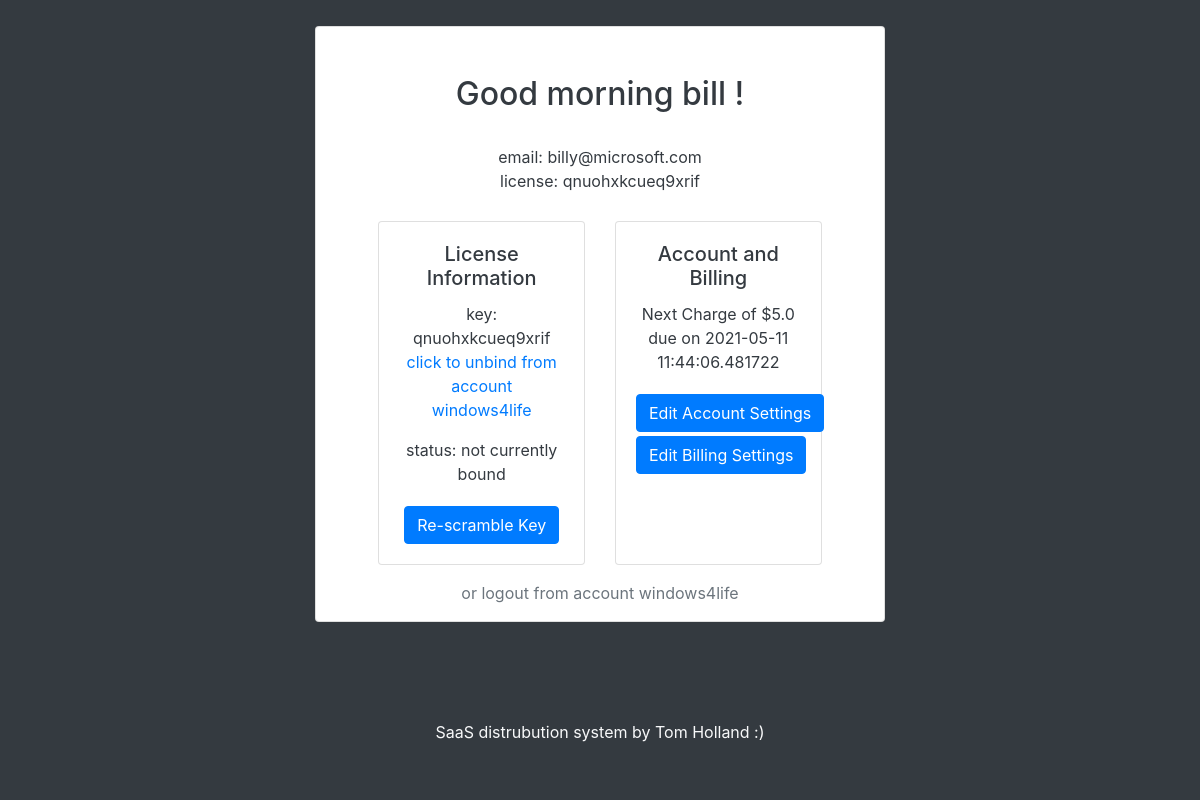
The page /dashboard (signed in) on the database its author committed.
### tables this page shows
CREATE TABLE users (username text PRIMARY KEY, fName text, sName text, emailAddress text, password text, admin bool);

CREATE TABLE licenses (license text PRIMARY KEY, username text, boundToUser boolean, boundToDevice boolean, HWID string, devicename string, nextrenewal string, plan string, stripeSessionID string);

CREATE TABLE plans (name text PRIMARY KEY, interval integer, amount float);

### main.py (the view, shortened to what this page needs)
@app.route("/dashboard", methods=['GET', 'POST'])
@login_required
def dashboard():
    if not current_user.getAdminPerms():
        lerror = None
        return render_template('dashboard.html', lerror=lerror)
    else:
        return redirect(url_for('admindash'))

### api.py (called while the page is built)
    def closeConnection(self):
        self.conn.close()
        return

    def searchUsersByUsername(self, user):
        self.c.execute(f'''SELECT * FROM users WHERE username = ?''', (user,))
        result = self.c.fetchone()
        return result

    def getLicenseInfo(self, license):
        self.c.execute(f'''SELECT * FROM licenses WHERE license = ?''',
                       (license,))
        result = self.c.fetchone()
        return result

    def checkIfUserHasLicense(self, username):
        self.c.execute(f'''SELECT license FROM licenses WHERE username = ?''',
                       (username,))
        result = self.c.fetchone()
        if result:
            return result[0]
        else:
            return False

    def getNextRenewal(self, license):
        self.c.execute(f'''SELECT nextrenewal FROM licenses WHERE license = ?''', (license,))
        result = self.c.fetchone()[0]
        if not result or result == "NULL":
            return None
        else:
            return datetime.strptime(result, '%Y-%m-%d %H:%M:%S.%f')

    def getPlanfromLicense(self, license):
        self.c.execute(
            '''SELECT plans.* FROM plans JOIN licenses ON licenses.plan = plans.name WHERE licenses.license = ?;''',
            (license,))
        result = self.c.fetchone()
        resultdict = {"name": result[0],
                      "renewalinterval": result[1],
                      "renewalprice": result[2]}
        return resultdict

### main.py (called while the page is built)
@login_manager.user_loader
def load_user(username):
    dbconnection = Database()
    result = dbconnection.searchUsersByUsername(username)
    dbconnection.closeConnection()
    if result:
        if result[5] == "FALSE":
            return User(result[0], result[1], result[2], result[3], result[4])
        else:
            return AdministativeUser(result[0], result[1], result[2], result[3], result[4])
    else:
        return None

    def getRenewalDate(self, key):
        db = Database()
        dbdate = db.getNextRenewal(key)
        return dbdate

    def getRenewalInfoFromPlan(self, key):
        db = Database()
        planinfo = db.getPlanfromLicense(key)
        self.renewamount = float(planinfo['renewalprice'])
        self.renewinterval = int(planinfo['renewalinterval'])
        return planinfo

    def __str__(self):
        return str(self.key)

    def getAdminPerms(self):
        return self.isadmin

### templates/dashboard.html (shortened to what this page needs)
<!DOCTYPE html>
<html lang="en">
<head>
    <link rel="stylesheet" href="https://use.fontawesome.com/releases/v5.0.8/css/all.css">
    <link rel="stylesheet" href="https://maxcdn.bootstrapcdn.com/bootstrap/4.0.0/css/bootstrap.min.css"
>
    <link rel="stylesheet" type="text/css" href="{{ url_for('static',filename='styles/dashboard.css') }}">
</head>
<body onload="relayUserTime('{{ current_user.fname }}')">
<div class="container-fluid h-90 bg-dark text-dark">
    <div class="row h-90 justify-content-center align-items-center">
        <div class="col-3"></div>
        <div class="col-md-6 text-left">
            <div class="card text-center">
                <h2 class="card-title mt-5" id="time"></h2>
                {% if current_user.license.exists %}
                <div class="card-body">
                    email: {{ current_user.email }}
                    <br>
                    license: {{ current_user.license }}
                </div>
                {% else %}
                <div class="card-body">
                    email: {{ current_user.email }}
                    <br>
                    <br>
                </div>
                {% endif %}
                <div class="container-fluid">
                    <div class="row mt-2">
                        <div class="col-sm-1"></div>
                        <div class="col-sm-5">
                            <div class="card h-100">
                                {% if not current_user.license.exists %}
                                <div class="card-body">
                                    <h5 class="card-title">No license currently bound</h5>
                                    <div class="card-text">
                                        {% if lerror %}
                                        <p class="error text-danger"><strong>Error:</strong> {{ lerror }}
                                            {% endif %}
                                        <form action="" method="post">
                                            <input type="text" class="form-control" name="licenseid"
                                                   placeholder="License Key">
                                            <button type="submit" class="btn btn-primary mt-2">Bind to this account
                                            </button>
                                        </form>
                                    </div>
                                </div>
                                {% else %}
                                {% if not current_user.license.boundtodevice %}
                                <div class="card-body">
                                    <h5 class="card-title">License Information </h5>
                                    <p class="card-text">key: {{ current_user.license }} <br><a
                                            href="javascript:unbind()" class="muted">click to unbind from account
                                        {{current_user.id}}</a></p>
                                    <p class="card-text">status: not currently bound</p>
                                    <a href="javascript:rescramble()" class="btn btn-primary mt-1">Re-scramble Key</a>
                                </div>
                                {%endif%}
                                {%endif%}
                            </div>
                        </div>
                        <div class="col-sm-5">
                            <div class="card h-100">
                                {% if not current_user.license.exists %}
                                <div class="card-body">
                                    <h5 class="card-title">Account and Billing</h5>
                                    <p class="card-text">No impending charge as no license is bound.</p>
                                    <a href="/dashboard/account" class="btn btn-primary mt-1">Edit Account Settings</a>
                                    <a href="#" class="btn btn-primary mt-1">Edit Billing Settings</a>
                                </div>
                                {% else %}
                                <div class="card-body">
                                    <h5 class="card-title">Account and Billing</h5>
                                    <p class="card-text">Next Charge of ${{ current_user.license.renewal.renewamount }}
                                        due on {{ current_user.license.renewal.renewdate }}</p>
                                    <a href="/dashboard/account" class="btn btn-primary mt-1">Edit Account Settings</a>
                                    <a href="#" class="btn btn-primary mt-1">Edit Billing Settings</a>
                                </div>
                                {% endif %}
                            </div>
                        </div>
                        <div class="col-sm-1"></div>
                    </div>
                </div>
                <div class="row mt-3">
                    <div class="col text-center">
                        <a href="/logout" class="text-muted"> or logout from account {{ current_user.id }} </a>
                    </div>
                </div>
            </div>
        </div>
        <div class="col-3"></div>
    </div>
</div>
<div class="container-fluid h-10 bg-dark text-light ">
    <div class="row">
        <div class="col-4"></div>
        <div class="col-4 text-center align-bottom">
            SaaS distrubution system by Tom Holland :)
        </div>
        <div class="col-4"></div>
    </div>
</div>
</body>
</html>

### static/styles/dashboard.css (style rules this page uses)
body,html { height:100%; }
.h-90 { height:90%; }
.h-10 { height:10%; }

### rows shown on the page
users: email "billy@microsoft.com", id "windows4life"
licenses: license "qnuohxkcueq9xrif"
plans: license.renewal.renewamount "5.0"

### other values the page prints
{{ current_user.license.renewal.renewdate }} "2021-05-11 11:44:06.481722"
